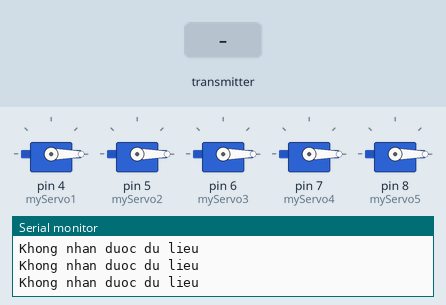
This sketch was run on a simulated Arduino Uno, built with avr-gcc and run on an emulated ATmega328P. Shown: 5 × servo, the last lines printed to the serial monitor. Inputs (shaded band) come from the test bench. No radio packets arrive unless stated.

Above: at 1.2 s.
1.3 s: the transmitter starts sending msg.0 = 1
At 1.58 s:
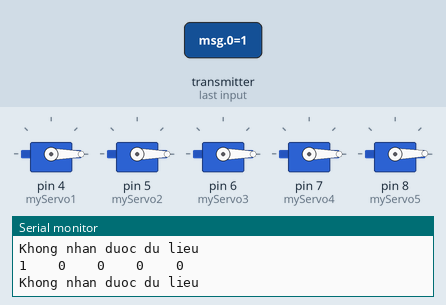
4.3 s: the transmitter starts sending msg.1 = 1
At 4.79 s:
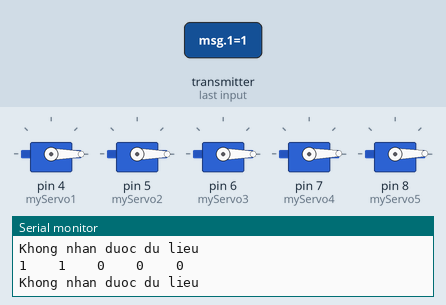
7.3 s: the transmitter starts sending msg.2 = 1
At 7.58 s:
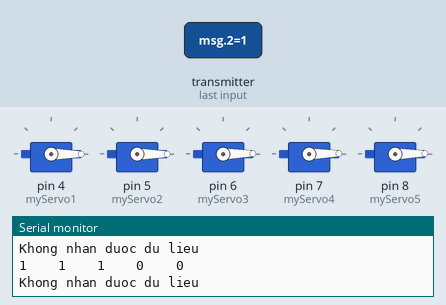
10.3 s: the transmitter starts sending msg.3 = 1
At 10.79 s:
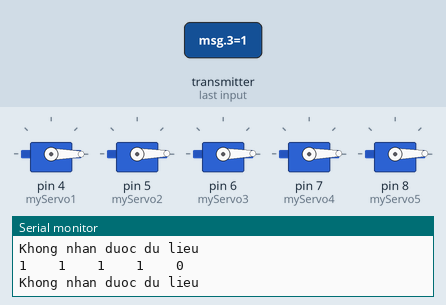
13.3 s: the transmitter starts sending msg.4 = 1
At 13.57 s:
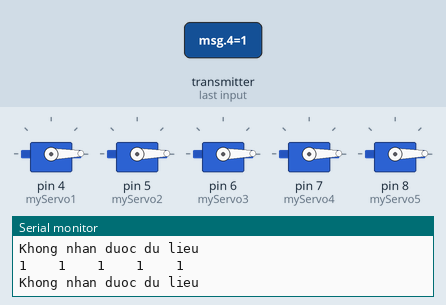
16.3 s: the transmitter starts sending msg.0 = 0
At 16.73 s:
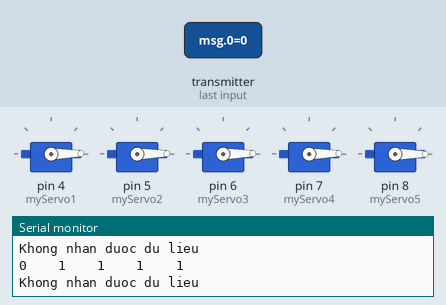
Timing chart, 0 to 20.3 s (numbered marks = the images above; inputs shaded):
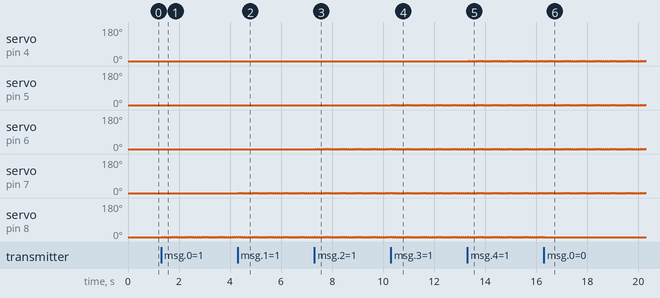

The sketch:

code_robot.ino
```cpp
/*
  code_robot - Bo thu dieu khien ban tay robot
  Tac gia: Tung Lam Automatic

  Mo ta:
  - Nhan du lieu 5 kenh qua nRF24L01.
  - Dieu khien 5 servo tuong ung 5 ngon tay.

  So do chan (Arduino):
  - nRF24L01: CE = D9, CSN = D10 (SPI mac dinh)
  - Servo: D4, D5, D6, D7, D8
*/

#include <Servo.h> // Thu vien dieu khien servo
#include <SPI.h>   // Giao tiep SPI
#include "RF24.h"  // Thu vien nRF24L01

// Khai bao servo
Servo myServo1;
Servo myServo2;
Servo myServo3;
Servo myServo4;
Servo myServo5;

RF24 radio(9, 10); // CE, CSN
const uint64_t pipe = 0xE8E8F0F0E1LL; // Dia chi kenh truyen

int msg[5]; // Goi du lieu 5 gia tri

void setup() {
  Serial.begin(9600);

  // Gan chan servo
  myServo1.attach(4); // A1
  myServo2.attach(5); // A2
  myServo3.attach(6); // A3
  myServo4.attach(7); // A4
  myServo5.attach(8); // A5

  radio.begin();
  radio.openReadingPipe(1, pipe);
  radio.setPALevel(RF24_PA_MIN);
  radio.startListening();
}

void loop() {
  if (radio.available()) {
    radio.read(&msg, sizeof(msg)); // Doc du lieu RF
    delay(20);

    // Debug gia tri nhan
    Serial.print(msg[0]); Serial.print("    ");
    Serial.print(msg[1]); Serial.print("    ");
    Serial.print(msg[2]); Serial.print("    ");
    Serial.print(msg[3]); Serial.print("    ");
    Serial.println(msg[4]);

    // Dieu khien servo (dao thu tu theo mapping cam bien)
    myServo1.write(msg[4]); // A1
    myServo2.write(msg[3]); // A2
    myServo3.write(msg[2]); // A3
    myServo4.write(msg[1]); // A4
    myServo5.write(msg[0]); // A5
  } else {
    Serial.println("Khong nhan duoc du lieu");
    myServo1.write(0);
    myServo2.write(0);
    myServo3.write(0);
    myServo4.write(0);
    myServo5.write(0);
  }
}
```

Measured:
- after the input at 1.3 s, servo on pin 8 (myServo5): alternates 1° for 0.03 s and 0° for 0.05 s, starting at once
- after the input at 4.3 s, servo on pin 7 (myServo4): alternates 1° for 0.03 s and 0° for 0.05 s, starting at once
- after the input at 7.3 s, servo on pin 6 (myServo3): alternates 1° for 0.03 s and 0° for 0.05 s, starting at once
- after the input at 10.3 s, servo on pin 5 (myServo2): alternates 1° for 0.03 s and 0° for 0.05 s, starting at once
- after the input at 13.3 s, servo on pin 4 (myServo1): alternates 1° for 0.03 s and 0° for 0.05 s, starting at once
- after the input at 16.3 s, servo on pin 8 (myServo5): goes on until 16.3 s, then stays 0°
